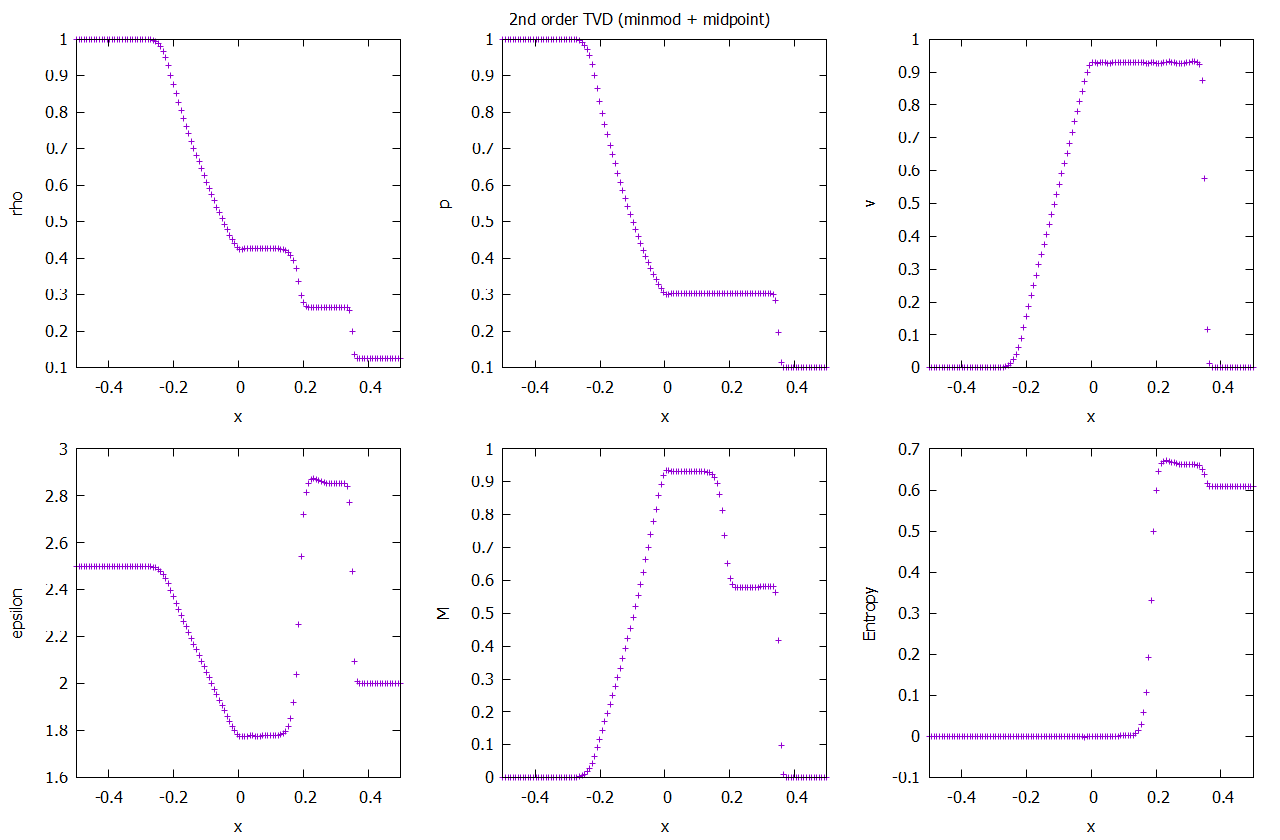

Generate this figure with gnuplot:
reset
set terminal pngcairo size 1280, 840
set out "02-4slide.png"
unset key

set multiplot layout 2, 3 title "2nd order TVD (minmod + midpoint)"

set xlabel "x"
set ylabel "rho"
set xrange [-0.5:0.5]
plot "out.data" u 1:2 

set xlabel "x"
set ylabel "p"
set xrange [-0.5:0.5]
plot "out.data" u 1:3

set xlabel "x"
set ylabel "v"
set xrange [-0.5:0.5]
plot "out.data" u 1:4

set xlabel "x"
set ylabel "epsilon"
set xrange [-0.5:0.5]
plot "out.data" u 1:5 

set xlabel "x"
set ylabel "M"
set xrange [-0.5:0.5]
plot "out.data" u 1:6

set xlabel "x"
set ylabel "Entropy"
set xrange [-0.5:0.5]
plot "out.data" u 1:7 

unset multiplot
set out
set terminal wxt enhanced
reset
